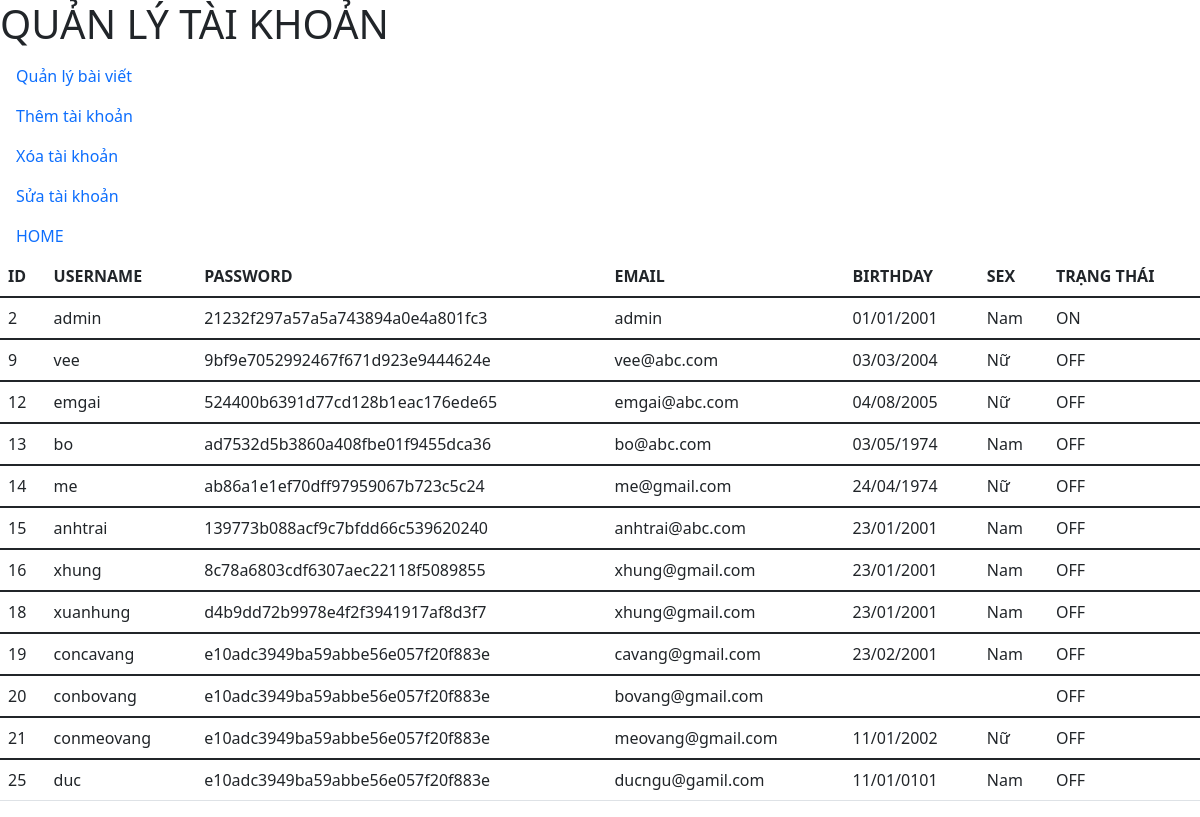
The app's page /admin.php (signed in) with its own data.
### tables this page shows
CREATE TABLE `member` (
  `id` int(100) NOT NULL,
  `username` varchar(100) NOT NULL,
  `pass` text NOT NULL,
  `email` varchar(100) NOT NULL,
  `birthday` varchar(10) NOT NULL,
  `sex` varchar(10) NOT NULL,
  `trangthai` tinyint(4) NOT NULL DEFAULT 0
);

### admin.php (the view, shortened to what this page needs)
<!DOCTYPE html>
<html lang="en">
<head>
    <link href="https://cdn.jsdelivr.net/npm/bootstrap@5.1.3/dist/css/bootstrap.min.css" rel="stylesheet">
</head>
<body>
    <div>
        <h1>QUẢN LÝ TÀI KHOẢN</h1>
    </div>
    <div>
            <ul class="nav">
        <li class="nav-item">
            <a class="nav-link active" aria-current="page" href="quanlybaiviet.php">Quản lý bài viết</a>
            <a class="nav-link active" aria-current="page" href="admintao.php">Thêm tài khoản</a>
            <a class="nav-link active" aria-current="page" href="adminxoatk.php">Xóa tài khoản</a>
            <a class="nav-link active" aria-current="page" href="adminsuatk.php">Sửa tài khoản</a>
            <a class="nav-link active" aria-current="page" href="index.php">HOME</a>
        </li>
        </ul>
    </div>
    <DIV>
            <table class="table">
        <thead>
            <tr>
            <th scope="col">ID</th>
            <th scope="col">USERNAME</th>
            <th scope="col">PASSWORD</th>
            <th scope="col">EMAIL</th>
            <th scope="col">BIRTHDAY</th>
            <th scope="col">SEX</th>
            <th scope="col">TRẠNG THÁI</th>
            </tr>
        </thead>
        <?php require_once 'ketnoi.php'?>
                        <?php
                            $sql = "SELECT * FROM member";
                            $result = $conn->query($sql);
                            while($row = $result -> fetch_assoc()){
                                if($row['trangthai']=='1'){
                                    $online = 'ON';
                                }else{
                                    $online = 'OFF';
                                }
                                echo "
                                <tbody>
                                    <tr>
                                    <td scope='row'>".$row['id']."</td>
                                    <td>".$row['username']."</td>
                                    <td>".$row['pass']."</td>
                                    <td>".$row['email']."</td>
                                    <td>".$row['birthday']."</td>
                                    <td>".$row['sex']."</td>
                                    <td>".$online."</td>
                                    </tr>
                                </tbody>
                                ";
                            }
                          ?>
        </table>
    </DIV>
</body>
</html>

### records on screen
member: id "2", username "admin", pass "21232f297a57a5a743894a0e4a801fc3", email "admin", birthday "01/01/2001", sex "Nam", trangthai "ON"
member: id "9", username "vee", pass "9bf9e7052992467f671d923e9444624e", email "vee@abc.com", birthday "03/03/2004", sex "Nữ", trangthai "OFF"
member: id "12", username "emgai", pass "524400b6391d77cd128b1eac176ede65", email "emgai@abc.com", birthday "04/08/2005", sex "Nữ", trangthai "OFF"
member: id "13", username "bo", pass "ad7532d5b3860a408fbe01f9455dca36", email "bo@abc.com", birthday "03/05/1974", sex "Nam", trangthai "OFF"
member: id "14", username "me", pass "ab86a1e1ef70dff97959067b723c5c24", email "me@gmail.com", birthday "24/04/1974", sex "Nữ", trangthai "OFF"
member: id "15", username "anhtrai", pass "139773b088acf9c7bfdd66c539620240", email "anhtrai@abc.com", birthday "23/01/2001", sex "Nam", trangthai "OFF"
member: id "16", username "xhung", pass "8c78a6803cdf6307aec22118f5089855", email "xhung@gmail.com", birthday "23/01/2001", sex "Nam", trangthai "OFF"
member: id "18", username "xuanhung", pass "d4b9dd72b9978e4f2f3941917af8d3f7", email "xhung@gmail.com", birthday "23/01/2001", sex "Nam", trangthai "OFF"
member: id "19", username "concavang", pass "e10adc3949ba59abbe56e057f20f883e", email "cavang@gmail.com", birthday "23/02/2001", sex "Nam", trangthai "OFF"
member: id "20", username "conbovang", pass "e10adc3949ba59abbe56e057f20f883e", email "bovang@gmail.com", trangthai "OFF"
member: id "21", username "conmeovang", pass "e10adc3949ba59abbe56e057f20f883e", email "meovang@gmail.com", birthday "11/01/2002", sex "Nữ", trangthai "OFF"
member: id "25", username "duc", pass "e10adc3949ba59abbe56e057f20f883e", email "ducngu@gamil.com", birthday "11/01/0101", sex "Nam", trangthai "OFF"
